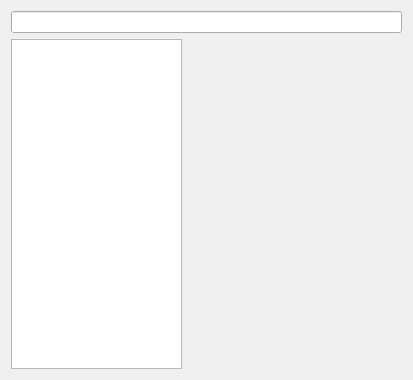
<?xml version="1.0" encoding="UTF-8"?>
<ui version="4.0">
 <class>Frame</class>
 <widget class="QFrame" name="Frame">
  <property name="geometry">
   <rect>
    <x>0</x>
    <y>0</y>
    <width>413</width>
    <height>380</height>
   </rect>
  </property>
  <property name="windowTitle">
   <string>Frame</string>
  </property>
  <layout class="QVBoxLayout" name="verticalLayout">
   <item>
    <widget class="QLineEdit" name="lineEdit">
     <property name="enabled">
      <bool>true</bool>
     </property>
     <property name="frame">
      <bool>true</bool>
     </property>
     <property name="readOnly">
      <bool>true</bool>
     </property>
    </widget>
   </item>
   <item>
    <layout class="QHBoxLayout" name="horizontalLayout">
     <item>
      <widget class="QTableView" name="m_dataTableView">
       <property name="maximumSize">
        <size>
         <width>171</width>
         <height>16777215</height>
        </size>
       </property>
      </widget>
     </item>
     <item>
      <widget class="QWidget" name="m_dataGraph" native="true">
       <property name="minimumSize">
        <size>
         <width>211</width>
         <height>0</height>
        </size>
       </property>
      </widget>
     </item>
    </layout>
   </item>
  </layout>
 </widget>
 <resources/>
 <connections/>
</ui>
